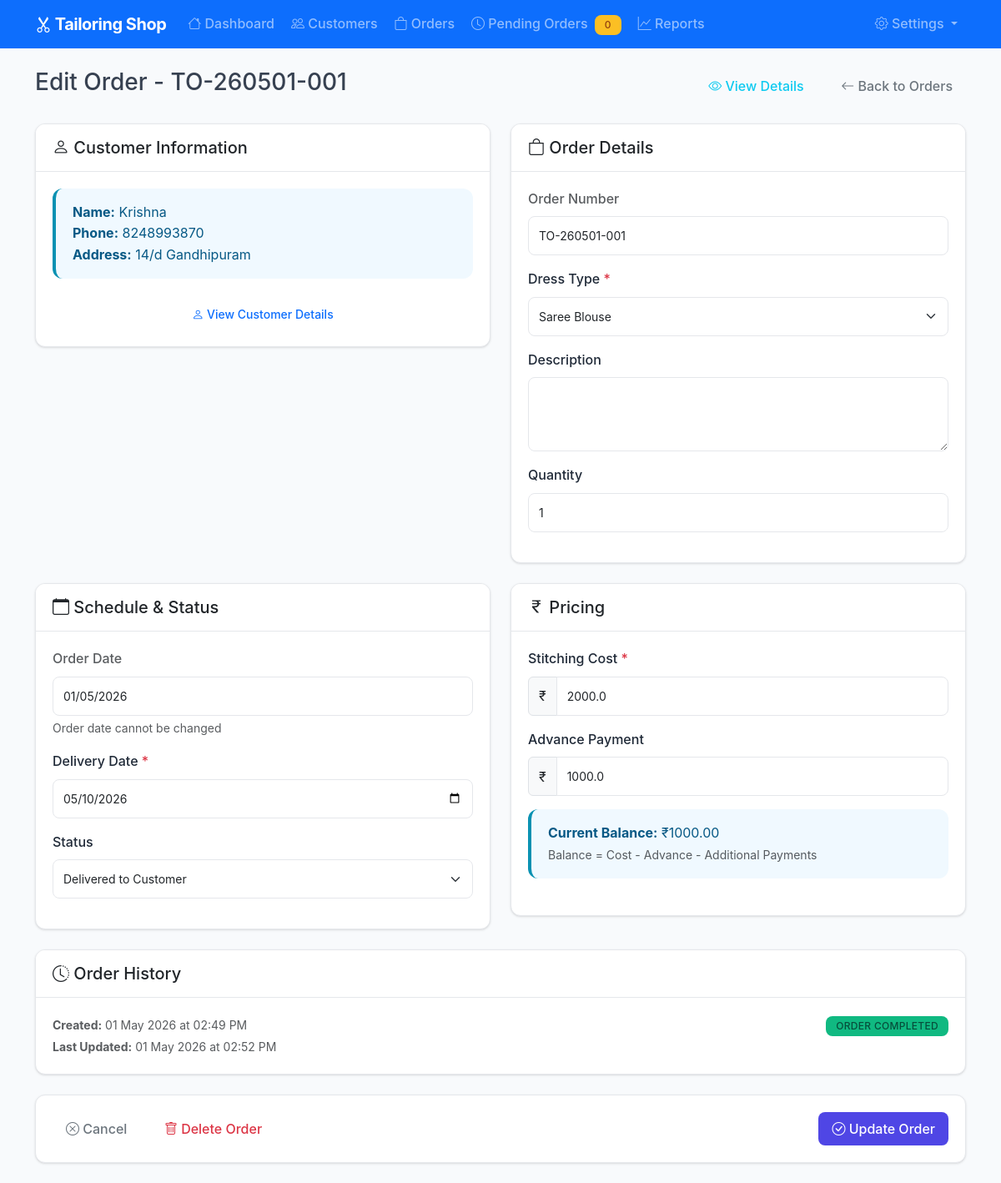
The page /orders/edit/1 on the database its author committed.
### models.py (models this page shows, shortened)
class Order(db.Model):
    id = db.Column(db.Integer, primary_key=True)
    order_number = db.Column(db.String(20), unique=True, nullable=False)
    customer_id = db.Column(db.Integer, db.ForeignKey('customer.id'), nullable=False)
    dress_type = db.Column(db.String(50), nullable=False)
    description = db.Column(db.Text)
    quantity = db.Column(db.Integer, default=1)
    order_date = db.Column(db.Date, nullable=False, default=func.current_date())
    delivery_date = db.Column(db.Date, nullable=False)
    stitching_cost = db.Column(db.Float, nullable=False)
    advance_paid = db.Column(db.Float, default=0)
    balance = db.Column(db.Float, nullable=False)
    status = db.Column(db.String(20), default='pending')
    created_at = db.Column(db.DateTime, default=datetime.utcnow)
    updated_at = db.Column(db.DateTime, default=datetime.utcnow, onupdate=datetime.utcnow)
    payments = db.relationship('Payment', backref='order', lazy=True, cascade='all, delete-orphan')
    @property
    def is_overdue(self):
        return self.delivery_date < datetime.now().date() and self.status != 'delivered'

class Customer(db.Model):
    id = db.Column(db.Integer, primary_key=True)
    name = db.Column(db.String(100), nullable=False)
    phone = db.Column(db.String(15), nullable=False)
    address = db.Column(db.Text)
    created_at = db.Column(db.DateTime, default=datetime.utcnow)
    updated_at = db.Column(db.DateTime, default=datetime.utcnow, onupdate=datetime.utcnow)
    orders = db.relationship('Order', backref='customer', lazy=True, cascade='all, delete-orphan')
    measurements = db.relationship('Measurement', backref='customer', lazy=True, cascade='all, delete-orphan')

### blueprints/orders.py (the view, shortened to what this page needs)
@orders_bp.route('/edit/<int:id>', methods=['GET', 'POST'])
def edit(id):
    order = Order.query.get_or_404(id)
    return render_template('orders/edit.html',
                         order=order,
                         dress_types=DRESS_TYPES,
                         order_statuses=ORDER_STATUSES)

### templates/orders/edit.html (shortened to what this page needs)
{% extends "base.html" %}
{% block content %}
<div class="row">
    <div class="col-12">
        <div class="d-flex justify-content-between align-items-center mb-4">
            <h1 class="h3">Edit Order - {{ order.order_number }}</h1>
            <div>
                <a href="{{ url_for('orders.view', id=order.id) }}" class="btn btn-outline-info me-2">
                    <i class="bi bi-eye"></i> View Details
                </a>
                <a href="{{ url_for('orders.index') }}" class="btn btn-outline-secondary">
                    <i class="bi bi-arrow-left"></i> Back to Orders
                </a>
            </div>
        </div>
    </div>
</div>
<form method="POST" novalidate>
    <div class="row">
        <div class="col-lg-6 mb-4">
            <div class="card">
                <div class="card-header">
                    <h5 class="card-title mb-0">
                        <i class="bi bi-person"></i> Customer Information
                    </h5>
                </div>
                <div class="card-body">
                    <div class="alert alert-info">
                        <div><strong>Name:</strong> {{ order.customer.name }}</div>
                        <div><strong>Phone:</strong> {{ order.customer.phone }}</div>
                        {% if order.customer.address %}
                        <div><strong>Address:</strong> {{ order.customer.address }}</div>
                        {% endif %}
                    </div>
                    <div class="text-center">
                        <a href="{{ url_for('customers.view', id=order.customer.id) }}" class="btn btn-sm btn-outline-primary">
                            <i class="bi bi-person"></i> View Customer Details
                        </a>
                    </div>
                </div>
            </div>
        </div>
        <div class="col-lg-6 mb-4">
            <div class="card">
                <div class="card-header">
                    <h5 class="card-title mb-0">
                        <i class="bi bi-bag"></i> Order Details
                    </h5>
                </div>
                <div class="card-body">
                    <div class="mb-3">
                        <label class="form-label text-muted">Order Number</label>
                        <input type="text" class="form-control" value="{{ order.order_number }}" readonly>
                    </div>
                    <div class="mb-3">
                        <label for="dress_type" class="form-label">Dress Type <span class="text-danger">*</span></label>
                        <select class="form-select" id="dress_type" name="dress_type" required>
                            {% for dress_type in dress_types %}
                            <option value="{{ dress_type }}" {% if dress_type == order.dress_type %}selected{% endif %}>
                                {{ dress_type }}
                            </option>
                            {% endfor %}
                        </select>
                    </div>
                    <div class="mb-3">
                        <label for="description" class="form-label">Description</label>
                        <textarea class="form-control" id="description" name="description" rows="3">{{ order.description or '' }}</textarea>
                    </div>
                    <div class="mb-3">
                        <label for="quantity" class="form-label">Quantity</label>
                        <input type="number" class="form-control" id="quantity" name="quantity"
                               value="{{ order.quantity }}" min="1" max="10">
                    </div>
                </div>
            </div>
        </div>
    </div>
    <div class="row">
        <div class="col-lg-6 mb-4">
            <div class="card">
                <div class="card-header">
                    <h5 class="card-title mb-0">
                        <i class="bi bi-calendar"></i> Schedule & Status
                    </h5>
                </div>
                <div class="card-body">
                    <div class="mb-3">
                        <label class="form-label text-muted">Order Date</label>
                        <input type="text" class="form-control" value="{{ order.order_date.strftime('%d/%m/%Y') }}" readonly>
                        <div class="form-text">Order date cannot be changed</div>
                    </div>
                    <div class="mb-3">
                        <label for="delivery_date" class="form-label">Delivery Date <span class="text-danger">*</span></label>
                        <input type="date" class="form-control" id="delivery_date" name="delivery_date"
                               value="{{ order.delivery_date }}" required>
                    </div>
                    <div class="mb-3">
                        <label for="status" class="form-label">Status</label>
                        <select class="form-select" id="status" name="status">
                            {% for status_value, status_label in order_statuses %}
                            <option value="{{ status_value }}" {% if status_value == order.status %}selected{% endif %}>
                                {{ status_label }}
                            </option>
                            {% endfor %}
                        </select>
                    </div>
                </div>
            </div>
        </div>
        <div class="col-lg-6 mb-4">
            <div class="card">
                <div class="card-header">
                    <h5 class="card-title mb-0">
                        <i class="bi bi-currency-rupee"></i> Pricing
                    </h5>
                </div>
                <div class="card-body">
                    <div class="mb-3">
                        <label for="stitching_cost" class="form-label">Stitching Cost <span class="text-danger">*</span></label>
                        <div class="input-group">
                            <span class="input-group-text">₹</span>
                            <input type="number" step="0.01" class="form-control" id="stitching_cost"
                                   name="stitching_cost" value="{{ order.stitching_cost }}" required>
                        </div>
                    </div>
                    <div class="mb-3">
                        <label for="advance_paid" class="form-label">Advance Payment</label>
                        <div class="input-group">
                            <span class="input-group-text">₹</span>
                            <input type="number" step="0.01" class="form-control" id="advance_paid"
                                   name="advance_paid" value="{{ order.advance_paid }}">
                        </div>
                    </div>
                    <div class="alert alert-info">
                        <strong>Current Balance:</strong> ₹<span id="balance_display">{{ "%.2f"|format(order.balance) }}</span>
                        <br><small class="text-muted">Balance = Cost - Advance - Additional Payments</small>
                    </div>
                </div>
            </div>
        </div>
    </div>
    <div class="row">
        <div class="col-12 mb-4">
            <div class="card">
                <div class="card-header">
                    <h5 class="card-title mb-0">
                        <i class="bi bi-clock-history"></i> Order History
                    </h5>
                </div>
                <div class="card-body">
                    <div class="row">
                        <div class="col-md-6">
                            <small class="text-muted">
                                <strong>Created:</strong> {{ order.created_at.strftime('%d %B %Y at %I:%M %p') }}<br>
                                <strong>Last Updated:</strong> {{ order.updated_at.strftime('%d %B %Y at %I:%M %p') }}
                            </small>
                        </div>
                        <div class="col-md-6">
                            <div class="text-end">
                                {% if order.status == 'delivered' %}
                                <span class="badge bg-success">Order Completed</span>
                                {% elif order.is_overdue %}
                                <span class="badge bg-danger">Overdue</span>
                                {% else %}
                                <span class="badge bg-{{ order.status_color }}">{{ order.status.replace('_', ' ').title() }}</span>
                                {% endif %}
                            </div>
                        </div>
                    </div>
                </div>
            </div>
        </div>
    </div>
    <div class="row">
        <div class="col-12">
            <div class="card">
                <div class="card-body">
                    <div class="d-flex justify-content-between">
                        <div>
                            <a href="{{ url_for('orders.view', id=order.id) }}" class="btn btn-outline-secondary me-2">
                                <i class="bi bi-x-circle"></i> Cancel
                            </a>
                            <button type="button" class="btn btn-outline-danger" data-bs-toggle="modal" data-bs-target="#deleteModal">
                                <i class="bi bi-trash"></i> Delete Order
                            </button>
                        </div>
                        <button type="submit" class="btn btn-primary">
                            <i class="bi bi-check-circle"></i> Update Order
                        </button>
                    </div>
                </div>
            </div>
        </div>
    </div>
</form>
{% endblock %}

### static/css/style.css (style rules this page uses)
:root { --primary-color: #4f46e5; --secondary-color: #6b7280; --success-color: #059669; --warning-color: #d97706; --danger-color: #dc2626; --info-color: #0891b2; --light-color: #f8fafc; --dark-color: #1f2937; --border-color: #e5e7eb; --shadow: 0 1px 3px 0 rgb(0 0 0 / 0.1), 0 1px 2px -1px rgb(0 0 0 / 0.1); --shadow-lg: 0 10px 15px -3px rgb(0 0 0 / 0.1), 0 4px 6px -4px rgb(0 0 0 / 0.1); }
body { font-family: 'Inter', -apple-system, BlinkMacSystemFont, 'Segoe UI', Roboto, sans-serif; background-color: #f8fafc; color: #374151; line-height: 1.6; }
.card { border: 1px solid var(--border-color); border-radius: 0.75rem; box-shadow: var(--shadow); transition: all 0.2s ease; overflow: hidden; }
.card-header { background-color: #ffffff; border-bottom: 1px solid var(--border-color); padding: 1rem 1.25rem; font-weight: 600; }
.card-body { padding: 1.25rem; }
.btn { font-weight: 500; border-radius: 0.5rem; padding: 0.5rem 1rem; transition: all 0.2s ease; border: none; position: relative; overflow: hidden; }
.btn:before { content: ''; position: absolute; top: 0; left: -100%; width: 100%; height: 100%; background: linear-gradient(90deg, transparent, rgba(255, 255, 255, 0.2), transparent); transition: left 0.5s; }
.btn-primary { background-color: var(--primary-color); color: white; }
.form-control, .form-select { border: 1px solid var(--border-color); border-radius: 0.5rem; padding: 0.75rem; transition: all 0.2s ease; font-size: 0.875rem; }
.form-label { font-weight: 500; color: var(--dark-color); margin-bottom: 0.5rem; }
.badge { font-weight: 500; padding: 0.375rem 0.75rem; border-radius: 0.5rem; font-size: 0.75rem; text-transform: uppercase; letter-spacing: 0.025em; }
.bg-success { background-color: #10b981 !important; color: #064e3b !important; }
.alert { border: none; border-radius: 0.75rem; padding: 1rem 1.25rem; margin-bottom: 1.5rem; border-left: 4px solid; }
.alert-info { background-color: #f0f9ff; color: #075985; border-left-color: var(--info-color); }

### rows shown on the page
Order: order_number "TO-260501-001", dress_type "Saree Blouse", quantity "1", order_date "01/05/2026", delivery_date "05/10/2026", status "Delivered to Customer", stitching_cost "2000.0", advance_paid "1000.0", balance "1000.00", created_at "01 May 2026 at 02:49 PM", updated_at "01 May 2026 at 02:52 PM"
Customer: customer.name "Krishna", customer.phone "8248993870", customer.address "14/d Gandhipuram"

### other values the page prints
{{ pending_count or 0 }} "0"
